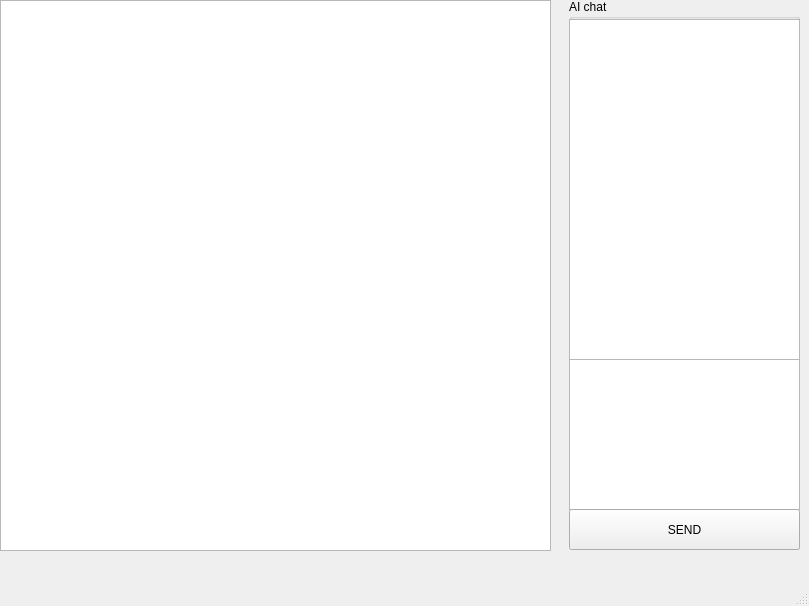
<?xml version="1.0" encoding="UTF-8"?>
<ui version="4.0">
 <class>MainWindow</class>
 <widget class="QMainWindow" name="MainWindow">
  <property name="geometry">
   <rect>
    <x>0</x>
    <y>0</y>
    <width>809</width>
    <height>606</height>
   </rect>
  </property>
  <property name="windowTitle">
   <string>MainWindow</string>
  </property>
  <widget class="QWidget" name="centralwidget">
   <widget class="QTextEdit" name="main_text">
    <property name="geometry">
     <rect>
      <x>0</x>
      <y>0</y>
      <width>551</width>
      <height>551</height>
     </rect>
    </property>
   </widget>
   <widget class="QGroupBox" name="ai_chat">
    <property name="geometry">
     <rect>
      <x>569</x>
      <y>-1</y>
      <width>231</width>
      <height>551</height>
     </rect>
    </property>
    <property name="title">
     <string>AI chat</string>
    </property>
    <widget class="QWidget" name="verticalLayoutWidget">
     <property name="geometry">
      <rect>
       <x>0</x>
       <y>20</y>
       <width>231</width>
       <height>341</height>
      </rect>
     </property>
     <layout class="QVBoxLayout" name="ai_v_layout">
      <item>
       <widget class="QTextEdit" name="ai_history"/>
      </item>
     </layout>
    </widget>
    <widget class="QTextEdit" name="ai_request">
     <property name="geometry">
      <rect>
       <x>0</x>
       <y>360</y>
       <width>231</width>
       <height>151</height>
      </rect>
     </property>
    </widget>
    <widget class="QPushButton" name="ai_send_button">
     <property name="geometry">
      <rect>
       <x>0</x>
       <y>510</y>
       <width>231</width>
       <height>41</height>
      </rect>
     </property>
     <property name="text">
      <string>SEND</string>
     </property>
    </widget>
   </widget>
  </widget>
  <widget class="QMenuBar" name="menubar">
   <property name="enabled">
    <bool>true</bool>
   </property>
   <property name="geometry">
    <rect>
     <x>0</x>
     <y>0</y>
     <width>809</width>
     <height>26</height>
    </rect>
   </property>
  </widget>
  <widget class="QStatusBar" name="statusbar">
   <property name="enabled">
    <bool>true</bool>
   </property>
  </widget>
 </widget>
 <resources/>
 <connections/>
</ui>
